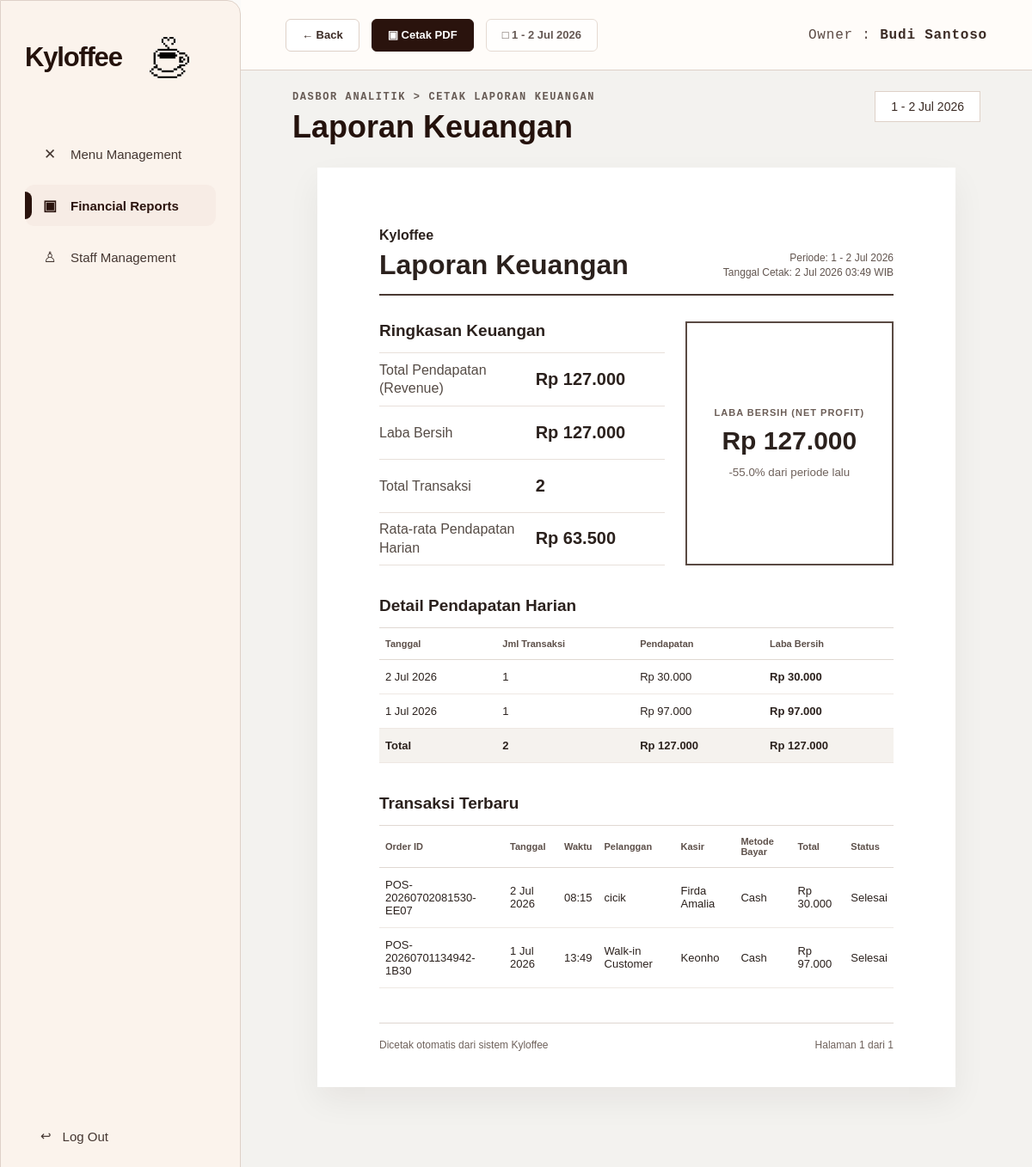
The page /owner/reports/print (signed in) on the database its author committed.
### tables this page shows
CREATE TABLE pos_transactions (
                id INTEGER PRIMARY KEY AUTOINCREMENT,
                order_code TEXT NOT NULL UNIQUE,
                transaction_date TEXT NOT NULL,
                transaction_time TEXT NOT NULL,
                customer_name TEXT DEFAULT 'Walk-in Customer',
                payment_method TEXT DEFAULT 'Tunai',
                subtotal_amount INTEGER NOT NULL DEFAULT 0,
                discount_amount INTEGER NOT NULL DEFAULT 0,
                tax_amount INTEGER NOT NULL DEFAULT 0,
                operational_cost INTEGER NOT NULL DEFAULT 0,
                total_amount INTEGER NOT NULL DEFAULT 0,
                item_count INTEGER NOT NULL DEFAULT 0,
                status TEXT NOT NULL DEFAULT 'Selesai',
                staff_id INTEGER,
                created_at TIMESTAMP DEFAULT CURRENT_TIMESTAMP
            );

CREATE TABLE users (
                id INTEGER PRIMARY KEY AUTOINCREMENT,
                full_name TEXT NOT NULL,
                email TEXT UNIQUE NOT NULL,
                password_hash TEXT NOT NULL,
                role TEXT NOT NULL,
                created_at TIMESTAMP DEFAULT CURRENT_TIMESTAMP
            , staff_phone TEXT, staff_position TEXT DEFAULT 'Staff', joined_date TEXT, staff_status TEXT DEFAULT 'Aktif', is_active INTEGER NOT NULL DEFAULT 1);

### app.py (the view)
@app.route("/owner/reports/print")
@owner_required
def owner_reports_print():
    return render_template(
        "owner_financial_report_print.html",
        owner_name=get_owner_name(),
        active_page="reports",
        report=build_financial_report(request.args),
    )

### app.py (called while the page is built, shortened)
def get_db():
    global REMOTE_DB_FAILED
    if "db" not in g:
        should_try_mysql = DB_USE_MYSQL and not (REMOTE_DB_FAILED and DB_FALLBACK_SQLITE)
        sqlite_conn = sqlite3.connect(DATABASE)
        sqlite_conn.row_factory = sqlite3.Row
        g.db = DatabaseConnection(sqlite_conn, is_mysql=False)
    return g.db

def execute_script_commit(script):
    db = get_db()
    try:
        db.executescript(script)
        db.commit()
        app.logger.debug("DB script commit successful.")
    except Exception:
        db.rollback()
        app.logger.exception("DB schema change failed and rollback executed.")
        raise

def fetch_all_dict(cursor):
    rows = cursor.fetchall()
    if not rows:
        return []
    if isinstance(rows[0], dict):
        return rows
    columns = [col[0] for col in cursor.description]
    return [dict(zip(columns, row)) for row in rows]

def row_to_dict(row):
    if row is None:
        return {}
    if isinstance(row, dict):
        return row
    return dict(row)

def get_owner_name():
    return (
        session.get("full_name")
        or session.get("name")
        or session.get("username")
        or "Owner"
    )

def owner_required(view_func):
    @wraps(view_func)
    def wrapped_view(**kwargs):
        if not session.get("user_id"):
            flash("Silakan login terlebih dahulu.", "error")
            return redirect(url_for("login"))
        if session.get("role") != "owner":
            return redirect_for_role()
        return view_func(**kwargs)
    return wrapped_view

def format_report_datetime(value):
    return f"{format_short_date(value.date())} {value:%H:%M} WIB"

def format_currency(amount):
    return f"Rp {int(amount or 0):,}".replace(",", ".")

def format_short_date(value):
    month_names = ["Jan", "Feb", "Mar", "Apr", "Mei", "Jun", "Jul", "Agu", "Sep", "Okt", "Nov", "Des"]
    return f"{value.day} {month_names[value.month - 1]} {value.year}"

def format_month_name(value):
    month_names = [
        "Januari",
        "Februari",
        "Maret",
        "April",
        "Mei",
        "Juni",
        "Juli",
        "Agustus",
        "September",
        "Oktober",
        "November",
        "Desember",
    ]
    return f"{month_names[value.month - 1]} {value.year}"

def parse_report_date(value):
    if not value:
        return None
    try:
        return datetime.strptime(value, "%Y-%m-%d").date()
    except ValueError:
        return None

    def commit(self):
        return self.conn.commit()

### templates/owner_financial_report_print.html (shortened to what this page needs)
<!DOCTYPE html>
<html lang="id">
<head>
    <link rel="stylesheet" href="{{ url_for('static', filename='css/owner_shell.css') }}">
    <link rel="stylesheet" href="{{ url_for('static', filename='css/owner_menu.css') }}">
</head>
<body>
    <div class="owner-page owner-page--report-print">
        {% include 'partials/owner_sidebar.html' %}
        <main class="owner-main">
            <header class="owner-topbar owner-topbar--spread no-print">
                <div class="topbar-actions">
                    <a
                        href="{{ url_for('owner_reports', date_from=report.date_from, date_to=report.date_to) }}"
                        class="topbar-button topbar-button--light"
                    >
                        &larr; Back
                    </a>
                    <button type="button" onclick="window.print()" class="topbar-button topbar-button--dark">&#9635; Cetak PDF</button>
                    <button type="button" class="topbar-button topbar-button--light" disabled>&#9633; {{ report.calendar_label }}</button>
                </div>
                <div class="owner-identity">Owner : <strong>{{ owner_name }}</strong></div>
            </header>
            <section class="owner-content report-content">
                <div class="report-heading-row no-print">
                    <div>
                        <p class="breadcrumb">DASBOR ANALITIK &gt; CETAK LAPORAN KEUANGAN</p>
                        <h1>Laporan Keuangan</h1>
                    </div>
                    <span class="period-pill">{{ report.period }}</span>
                </div>
                <article class="financial-sheet">
                    <header class="financial-sheet__header">
                        <div>
                            <strong>Kyloffee</strong>
                            <h2>Laporan Keuangan</h2>
                        </div>
                        <div class="financial-sheet__meta">
                            <span>Periode: {{ report.period }}</span>
                            <span>Tanggal Cetak: {{ report.printed_at }}</span>
                        </div>
                    </header>
                    <section class="financial-summary">
                        <div class="summary-list">
                            <h3>Ringkasan Keuangan</h3>
                            {% for item in report.print_summary %}
                                <div class="summary-row summary-row--{{ item.tone }}">
                                    <span>{{ item.label }}</span>
                                    <strong>{{ item.value }}</strong>
                                </div>
                            {% endfor %}
                        </div>
                        <aside class="net-profit-box">
                            <span>LABA BERSIH (NET PROFIT)</span>
                            <strong>{{ report.net_profit }}</strong>
                            <small>{{ report.net_profit_trend }}</small>
                        </aside>
                    </section>
                    <section class="sheet-section">
                        <h3>Detail Pendapatan Harian</h3>
                        <div class="sheet-table-wrap">
                            <table class="sheet-table">
                                <thead>
                                    <tr>
                                        <th>Tanggal</th>
                                        <th>Jml Transaksi</th>
                                        <th>Pendapatan</th>
                                        <th>Laba Bersih</th>
                                    </tr>
                                </thead>
                                <tbody>
                                    {% if report.daily_details %}
                                        {% for item in report.daily_details %}
                                            <tr>
                                                <td>{{ item.date }}</td>
                                                <td>{{ item.transactions }}</td>
                                                <td>{{ item.income }}</td>
                                                <td><strong>{{ item.profit }}</strong></td>
                                            </tr>
                                        {% endfor %}
                                        <tr class="sheet-total-row">
                                            <td>Total</td>
                                            <td>{{ report.daily_totals.transactions }}</td>
                                            <td>{{ report.daily_totals.income }}</td>
                                            <td>{{ report.daily_totals.profit }}</td>
                                        </tr>
                                    {% else %}
                                        <tr>
                                            <td colspan="4" class="sheet-empty">Belum ada pendapatan harian.</td>
                                        </tr>
                                    {% endif %}
                                </tbody>
                            </table>
                        </div>
                    </section>
                    <section class="sheet-section">
                        <h3>Transaksi Terbaru</h3>
                        <div class="sheet-table-wrap">
                            <table class="sheet-table">
                                <thead>
                                    <tr>
                                        <th>Order ID</th>
                                        <th>Tanggal</th>
                                        <th>Waktu</th>
                                        <th>Pelanggan</th>
                                        <th>Kasir</th>
                                        <th>Metode Bayar</th>
                                        <th>Total</th>
                                        <th>Status</th>
                                    </tr>
                                </thead>
                                <tbody>
                                    {% if report.print_transactions %}
                                        {% for trx in report.print_transactions %}
                                            <tr>
                                                <td>{{ trx.id }}</td>
                                                <td>{{ trx.date }}</td>
                                                <td>{{ trx.time }}</td>
                                                <td>{{ trx.customer }}</td>
                                                <td>{{ trx.staff }}</td>
                                                <td>{{ trx.method }}</td>
                                                <td>{{ trx.total }}</td>
                                                <td>{{ trx.status }}</td>
                                            </tr>
                                        {% endfor %}
                                    {% else %}
                                        <tr>
                                            <td colspan="8" class="sheet-empty">Belum ada transaksi.</td>
                                        </tr>
                                    {% endif %}
                                </tbody>
                            </table>
                        </div>
                    </section>
                    <footer class="financial-sheet__footer">
                        <span>Dicetak otomatis dari sistem Kyloffee</span>
                        <span>Halaman 1 dari 1</span>
                    </footer>
                </article>
            </section>
        </main>
    </div>
</body>
</html>

### static/css/owner_shell.css (style rules this page uses)
:root { --kyloffee-brown: #2a130d; --kyloffee-brown-2: #3a2118; --kyloffee-cream: #fbf3ec; --kyloffee-soft: #faf8f5; --kyloffee-line: #ded1c8; --kyloffee-muted: #6f625c; --kyloffee-text: #24120c; --kyloffee-white: #ffffff; --kyloffee-danger: #b83a2f; --kyloffee-success: #2f7d4f; --sidebar-width: 280px; --topbar-height: 82px; }
* { box-sizing: border-box; }
html, body { min-height: 100%; }
body { margin: 0; background: #fbfaf8; color: var(--kyloffee-text); font-family: Arial, Helvetica, sans-serif; }
a { color: inherit; }
.owner-page { min-height: 100vh; display: flex; }
.owner-main { width: 100%; min-height: 100vh; margin-left: var(--sidebar-width); }
.owner-topbar { height: var(--topbar-height); display: flex; align-items: center; justify-content: flex-end; padding: 0 52px; background: rgba(255, 252, 249, 0.94); border-bottom: 1px solid var(--kyloffee-line); }
.owner-topbar--spread { justify-content: space-between; gap: 20px; }
.topbar-actions { display: flex; align-items: center; gap: 14px; }
.topbar-button { min-height: 38px; display: inline-flex; align-items: center; justify-content: center; gap: 9px; border-radius: 6px; border: 1px solid #ded1c8; padding: 0 18px; font: inherit; font-size: 13px; font-weight: 800; text-decoration: none; cursor: pointer; }
.topbar-button--dark { border-color: var(--kyloffee-brown); background: var(--kyloffee-brown); color: #fff; }
.topbar-button--light { background: #fff; color: #3b2b25; }
.topbar-button:disabled { cursor: not-allowed; opacity: 0.78; }
.owner-identity { font-family: "Courier New", monospace; font-size: 16px; letter-spacing: 0.8px; color: #5b4b45; white-space: nowrap; }
.owner-identity strong { color: #3b2b25; font-weight: 700; }
.owner-content { padding: 24px clamp(28px, 5vw, 72px) 64px; }
.breadcrumb { margin: 0 0 9px; font-family: "Courier New", monospace; font-size: 12px; font-weight: 700; letter-spacing: 1.6px; color: #665a54; }

### rows shown on the page
pos_transactions: id "POS-20260702081530-EE07", date "2 Jul 2026", time "08:15", customer "cicik", staff "Firda Amalia", method "Cash", total "Rp 30.000", status "Selesai"
pos_transactions: id "POS-20260701134942-1B30", date "1 Jul 2026", time "13:49", customer "Walk-in Customer", staff "Keonho", method "Cash", total "Rp 97.000", status "Selesai"

### other values the page prints
{{ report.calendar_label }} "1 - 2 Jul 2026"
{{ owner_name }} "Budi Santoso"
{{ report.period }} "1 - 2 Jul 2026"
{{ report.printed_at }} "2 Jul 2026 03:49 WIB"
{{ item.label }} "Total Pendapatan (Revenue)" "Laba Bersih" "Total Transaksi" "Rata-rata Pendapatan Harian"
{{ item.value }} "Rp 127.000" "Rp 127.000" "2" "Rp 63.500"
{{ report.net_profit }} "Rp 127.000"
{{ report.net_profit_trend }} "-55.0% dari periode lalu"
{{ item.date }} "2 Jul 2026" "1 Jul 2026"
{{ item.transactions }} "1" "1"
{{ item.income }} "Rp 30.000" "Rp 97.000"
{{ item.profit }} "Rp 30.000" "Rp 97.000"
{{ report.daily_totals.transactions }} "2"
{{ report.daily_totals.income }} "Rp 127.000"
{{ report.daily_totals.profit }} "Rp 127.000"
